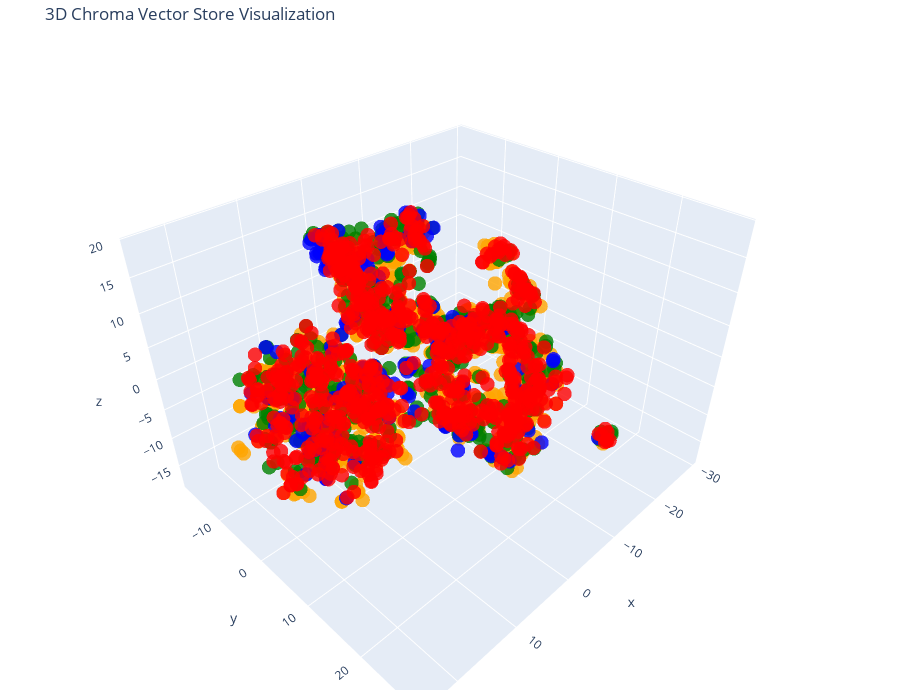

Source (notebook cell):
### Code cell
# Let's try 3D!

tsne = TSNE(n_components=3, random_state=42, perplexity=min(25, len(vectors) - 1))
reduced_vectors = tsne.fit_transform(vectors)

# Create the 3D scatter plot
fig = go.Figure(data=[go.Scatter3d(
    x=reduced_vectors[:, 0],
    y=reduced_vectors[:, 1],
    z=reduced_vectors[:, 2],
    mode='markers',
    marker=dict(size=5, color=colors, opacity=0.8),
    text=[f"Type: {t}<br>Text: {d[:100]}..." for t, d in zip(doc_types, documents)],
    hoverinfo='text'
)])

fig.update_layout(
    title='3D Chroma Vector Store Visualization',
    scene=dict(xaxis_title='x', yaxis_title='y', zaxis_title='z'),
    width=900,
    height=700,
    margin=dict(r=20, b=10, l=10, t=40)
)

fig.show()

### Figure 1 — Plotly figure (JSON) as saved in the notebook; plotly's stock layout.template omitted (floating-point values rounded to 4 significant figures; data arrays with more than 128 entries replaced by an {"elided": "..."} marker saying what was removed)
{"data": [{"hoverinfo": "text", "marker": {"color": {"elided": "2116 str values"}, "opacity": 0.8, "size": 5}, "mode": "markers", "text": {"elided": "2116 str values"}, "type": "scatter3d", "x": {"elided": "2116 float values"}, "y": {"elided": "2116 float values"}, "z": {"elided": "2116 float values"}}], "layout": {"height": 700, "margin": {"b": 10, "l": 10, "r": 20, "t": 40}, "scene": {"xaxis": {"title": {"text": "x"}}, "yaxis": {"title": {"text": "y"}}, "zaxis": {"title": {"text": "z"}}}, "title": {"text": "3D Chroma Vector Store Visualization"}, "width": 900}}
